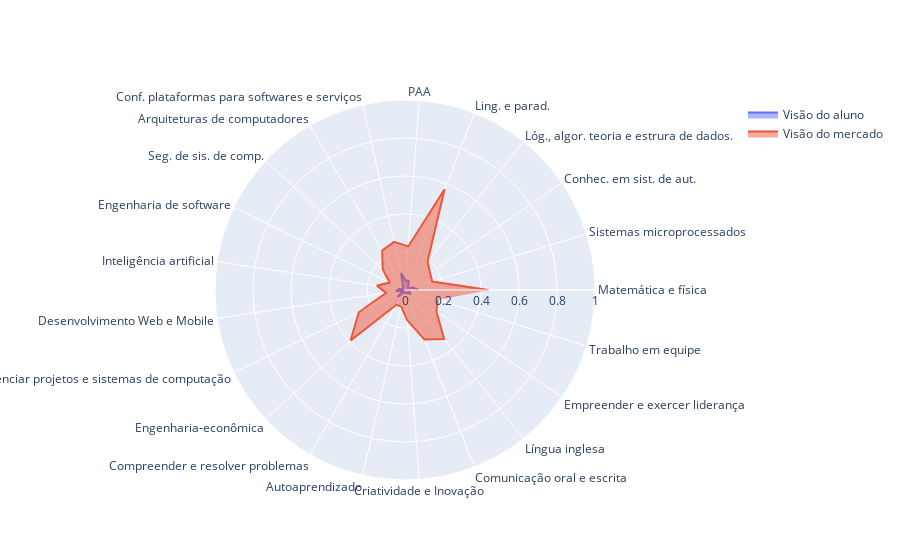

Notebook code cell kept with this figure:
### Markdown cell above
#### Visão de competências do mercado e do aluno

$$ \text{Visão_aluno} \cup\text{Visão_mercado} $$

### Code cell
fig = Plot.spider_plot(
    categorias,
    r1=list(notas_aluno.values()),
    r1_name='Visão do aluno',
    r2=list(visao_mercado.values()),
    r2_name="Visão do mercado")

### Figure 1 — Plotly figure (JSON) as saved in the notebook; plotly's stock layout.template omitted (floating-point values rounded to 4 significant figures)
{"data": [{"fill": "toself", "name": "Visão do aluno", "r": [0.072, 0.043, 0.015, 0.03, 0.053, 0.05, 0.092, 0.022, 0.015, 0.015, 0.033, 0.048, 0.01, 0.054, 0.016, 0.014, 0.014, 0.018, 0.02, 0.038, 0.018], "theta": ["Matemática e física", "Sistemas microprocessados", "Conhec. em sist. de aut.", "Lóg., algor. teoria e estrura de dados.", "Ling. e parad.", "PAA", "Conf. plataformas para softwares e serviços", "Arquiteturas de computadores", "Seg. de sis. de comp.", "Engenharia de software", "Inteligência artificial", "Desenvolvimento Web e Mobile", "Gerenciar projetos e sistemas de computação", "Engenharia-econômica", "Compreender e resolver problemas", "Autoaprendizado", "Criatividade e Inovação", "Comunicação oral e escrita", "Língua inglesa", "Empreender e exercer liderança", "Trabalho em equipe"], "type": "scatterpolar"}, {"fill": "toself", "name": "Visão do mercado", "r": [0.44, 0.15, 0.16, 0.19, 0.57, 0.23, 0.26, 0.24, 0.16, 0.09, 0.15, 0.1, 0.27, 0.39, 0.09, 0.09, 0.16, 0.28, 0.33, 0.2, 0.18], "theta": ["Matemática e física", "Sistemas microprocessados", "Conhec. em sist. de aut.", "Lóg., algor. teoria e estrura de dados.", "Ling. e parad.", "PAA", "Conf. plataformas para softwares e serviços", "Arquiteturas de computadores", "Seg. de sis. de comp.", "Engenharia de software", "Inteligência artificial", "Desenvolvimento Web e Mobile", "Gerenciar projetos e sistemas de computação", "Engenharia-econômica", "Compreender e resolver problemas", "Autoaprendizado", "Criatividade e Inovação", "Comunicação oral e escrita", "Língua inglesa", "Empreender e exercer liderança", "Trabalho em equipe"], "type": "scatterpolar"}], "layout": {"polar": {"radialaxis": {"range": [0, 1], "visible": true}}, "showlegend": true}}
